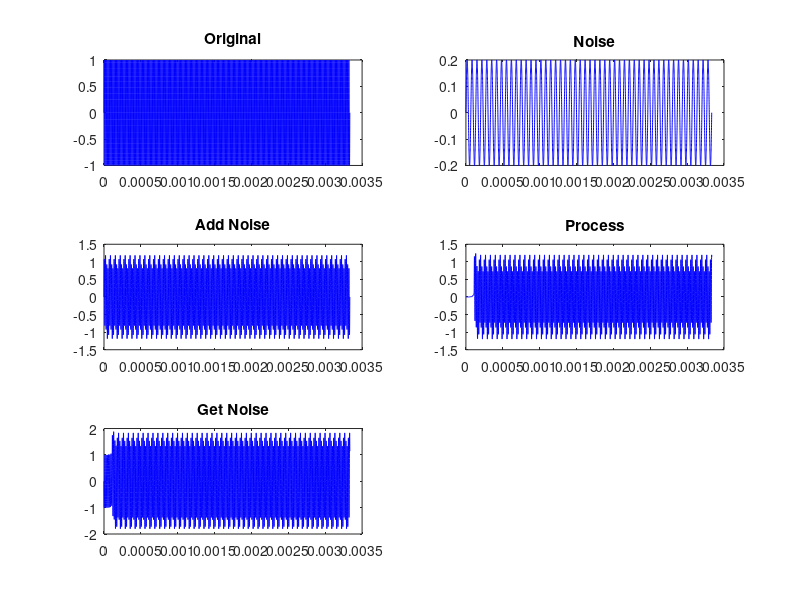

This figure's MATLAB source:

%%%%%%%%%%%%%%%%%%%%%%%%%%%% 本算法出自文献：基于MATLAB的FIR带阻数字滤波器的设计_邢国泉.pdf %%%%%%%%%%%%%%%%%%%%%%%%%%%%

clear all,close all

k=4;
fsamp = 300;
T=1/fsamp;      %信号的采样周期(s)
fg=50;
FT=1/fg;     %工频干扰的周期(s),FT=k*T
t=linspace(0,1,10000);


fcuts = [48 49 51 52];
mags = [0 1 0];
devs = [0.01 0.01 0.01];
[n,Wn,beta,ftype] = kaiserord(fcuts,mags,devs,fsamp);
n = n + rem(n,2);
hh = fir1(n,Wn,'stop',kaiser(n+1,beta));

hh(find(hh<0.001))=0;
%t=[0:fg]/fg;
s1=sin(pi*fg*t);
s2=zeros(1,10000);
s2(1:50:10000)=0.2;%sin(2*pi*fsamp*t);

s3=s2+s1;
s4=filter(hh,1,s3);


X=sin([0:0.0001:1]*200*2*pi);      %一维数据向量
subplot(3,2,1),plot([0:0.0001:1]*T,X,'b'),title('Original')%,axis([0 10000*T -1.5 1.5])

%interf=zeros(1,10000);
interf=0.2*sin([0:0.0001:1]*50*2*pi);        %周期脉冲噪声信号，幅度0.2
subplot(3,2,2),plot([0:0.0001:1]*T,interf,'b'),title('Noise')%,axis([0 10000*T -1.5 1.5])

Xdata=X+interf;               %采样得到需要处理的数据(混入噪声),一维向量
subplot(3,2,3),plot([0:0.0001:1]*T,Xdata,'b'),title('Add Noise')%,axis([0 10000*T -1.5 1.5])

data=filter(hh,1,Xdata);

[H,f] = freqz(hh,1,fsamp,'whole');
Hf=abs(H);
nans=isnan(Hf);
Hf(nans)=0;

Hx=angle(H);
nans=isnan(Hx);
Hx(nans)=0;

subplot(3,2,4),plot([0:0.0001:1]*T,data,'b'),title('Process')%,axis([0 10000*T -1.5 1.5])

noise=data-X;
subplot(3,2,5),plot([0:0.0001:1]*T,noise,'b'),title('Get Noise')%,axis([0 10000*T -1.5 1.5])
